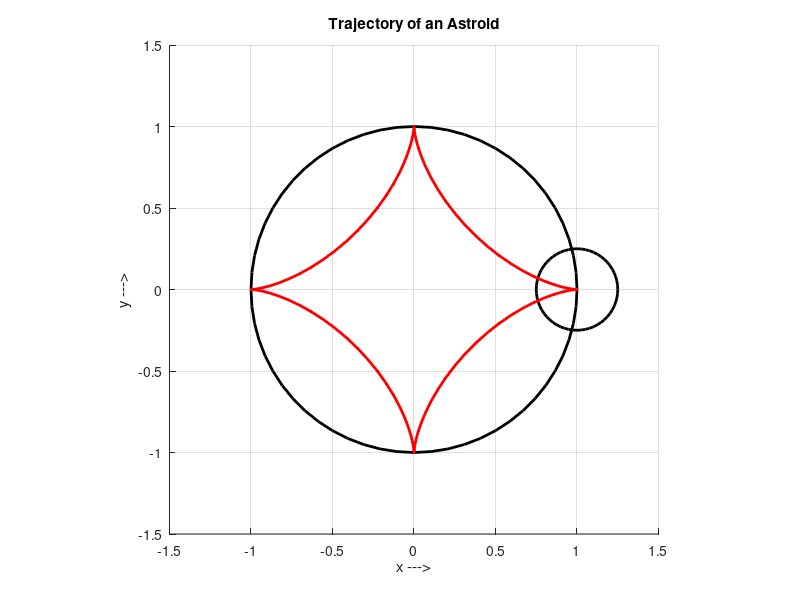

Here is the MATLAB script that generated this plot:
%Project Based Calculus II-MATH.182.600
%Group  : 2
%Author : Suva Parvin Srithe
%Topic  : Trajectory of an Astroid

% Remove every variable from the workspace 
clear all;

% Clear the command window
clc;

% Set up the figure
% figure function generates a fresh figure window with default property
% settings. The outcome is the current figure. This code creates a new
% figure using the figure function.
figure;

% Axis equal command ensures that the x- and y-axes have the same scale,
% maintaining the curve's shape.
axis equal;

% The grid on command adds a grid to the plot, making it easier to
% visualize the curve.
grid on;

% The hold on command is used to preserve existing plots on the figure when
% adding new plots.It allows multiple plots to be displayed on the same
% figure.
hold on;

% Set x-axis and y-axis limits
% Sets the x- and y-axis limits to [-1.5, 1.5] to accommodate the circle
% and astroid curve within the plot.
xlim([-1.5, 1.5]);
ylim([-1.5,1.5]);


% Circle parameters
% Center of the circle
center = [0 0]; 
% Radius of the fixed circle
circle_radius = 1; 


% Small circle parameters
% Radius of the small circle
small_circle_radius =0.25; 

% Astroid parameters
% Radius of the astroid curve
astroid_radius = 1; 

% Animation parameters
% Number of animation frames
num_frames = 100; 

% Compute astroid points
%This line creates a string of num_frames values that are evenly spaced and
% range from 0 to 2π (inclusive). It then assigns the string to the
% variable theta. A linearly spaced vector is produced using the linspace
% function. 
% linspace() function is used to generate a vector of evenly
% spaced values between two specified endpoints.
% Its general syntax -->linspace(start,stop,n(number of equally spaced 
% points to generate between 'start' and 'stop')). In this program linspace
% generates a vector of evenly spaced values from 0 to 2π (a full circle) 
% with 100 points.
theta = linspace(0, 2*pi, num_frames);


% This calculation scales the cosine values by the astroid_radius and cubes
% them to obtain the x-component of the astroid curve at various angles
% using the cosine function. The center(1) value, when added, makes sure
% that the x-coordinates are located relative to the desired center point.
x_astroid = center(1) + astroid_radius * (cos(theta).^3);


% This calculation scales the sine values by the astroid_radius and cubes
% them to obtain the y-component of the astroid curve at various angles
% using the sine function. The center(2) value, when added, makes sure that
% the y-coordinates are located relative to the desired center point.
y_astroid = center(2) + astroid_radius * (sin(theta).^3);


% Draw the circle 
%The rectangle() function is used to draw a circle.It takes the parameters: 
% 'Position': Indicates the location of the rectangle by giving its width 
% and height as well as the x and y coordinates of the top-left corner. 
%The circle is positioned by using the center coordinates and circle_radius
% in the form of [center(1)-circle_radius,center(2)-circle_radius,
% 2*circle_radius,2*circle_radius] The width and height of the rectangle 
% are both set to 2*circle_radius, and it is placed so that the center of 
% the rectangle and the center coordinates coincide.
% "Curvature," is set to [1 1] to make the rectangle resemble a circle.
% LineWidth property is used to control the width of lines in plots,figures,
% and graphical objects.It determines the thickness of the lines.
% 'LineWidth': Defines the circle's line width to be 2.
rectangle('Position', [center(1)-circle_radius, center(2)-circle_radius, ...
    2*circle_radius, 2*circle_radius], 'Curvature', [1 1], 'LineWidth', 2);


% Initialize small circle
% Once more using the rectangle() function, a small circle is made that will
% follow the astroid curve. The position is set by center and
% small_circle_radius, and its width and height are both set to
% 2*small_circle_radius. It has the same syntax as drawing a circle.
small_circle = rectangle('Position', [center(1)-small_circle_radius, ...
    center(2)-small_circle_radius, 2*small_circle_radius, ...
    2*small_circle_radius], 'Curvature', [1 1], 'LineWidth', 2);


% Initialize astroid curve points
% By taking the cosine of the angle, cubing the result, scaling it by the
% astroid radius, and then adding the x-coordinate of the center point,
% this line determines the x-coordinate of a point on the astroid curve.
x_curve = center(1) + astroid_radius * (cos(theta(1)).^3);

% By taking the sine of the angle, cubing the result, scaling it by the
% astroid radius, and then adding the y-coordinate of the center point,
% this line determines the y-coordinate of a point on the astroid curve.
y_curve = center(2) + astroid_radius * (sin(theta(1)).^3);


% Initialize curve plot
% the plot() function is used to plot the Astroid.
% Using the specified x and y coordinates, the color red, and a line width 
% of 2, this line of code plots the astroid curve.
curve_plot = plot(x_curve, y_curve, 'r', 'LineWidth', 2);

% Set title and labels
title('Trajectory of an Astroid');
xlabel('x --->');
ylabel('y --->');

% Set axis limits and prevent them from changing
axis manual;

% Animation loop
% A for loop is used when the number of iterations is known in advance.
% for loop syntax --> for variable = range  (code to be executed)  end;
% The animation frames are managed by the for loop, 
% which iterates from frame = 2 to num_frames.
for frame = 2:num_frames

    % Update astroid curve points
    %Based on a subset of angles from the first to the present frame, these
    %lines of code alter the x and y coordinates of the astroid curve
    %points. Applying the astroid curve's parametric equations, which
    %involve the cosine and sine of the angles, cubing the outcomes, and
    %scaling them by the astroid radius, produces the desired results. The
    %final x and y coordinates of the astroid curve points for the current
    %frame are obtained by adding the center coordinates.

    %Frame is frequently used in animation code to regulate how the frames
    %advance. Typically, it begins at the first frame and loops through all
    %subsequent frames, increasing by a constant amount each time. The
    %position, characteristics, or appearance of graphic elements are
    %updated using the value of frame, giving the appearance of motion or
    %dynamic changes over time.
    x_curve = center(1) + astroid_radius * (cos(theta(1:frame)).^3);
    y_curve = center(2) + astroid_radius * (sin(theta(1:frame)).^3);
    

    % Update small circle position
    %The small circle's x-coordinate is determined by the formula
    %small_circle_x = center(1) + x_astroid(frame) - small_circle_radius.
    %We calculate the correct x-coordinate for the position of the small
    %circle with respect to the astroid curve for the current frame by
    %adding the x-coordinate of the center point, the x-coordinate of the
    %corresponding astroid point, and deducting the small circle radius.
    small_circle_x = center(1) + x_astroid(frame) - small_circle_radius;

    %The small circle's Y-coordinate is determined by the formula
    %small_circle_Y = center(2) + Y_astroid(frame) - small_circle_radius.
    %We calculate the correct Y-coordinate for the position of the small
    %circle with respect to the astroid curve for the current frame by
    %adding the Y-coordinate of the center point,the Y-coordinate of the
    %corresponding astroid point, and deducting the small circle radius.
    small_circle_y = center(2) + y_astroid(frame) - small_circle_radius;

    %The position and size of the small circle object in the animation 
    % are updated by the code set(small_circle, 'Position', 
    % [small_circle_x,small_circle_y, 2*small_circle_radius, 
    % 2*small_circle_radius]).The new position and size of the small 
    % circle are set using the calculated x and y coordinates 
    % (small_circle_x and small_circle_y) as well as the
    %specified width and height (twice the small circle radius).
    %The set() function enables us to change several properties of an
    %object with just one function call. As many property-value pairs as
    %required may be entered, separated by commas.
    %set() function syntax ---> set(handle, 'PropertyName1',
    %PropertyValue1,
    % 'PropertyName2', PropertyValue2, ...);
    set(small_circle, 'Position', ([small_circle_x, small_circle_y, ...
        2*small_circle_radius, 2*small_circle_radius]));
    

    % Update curve plot
    %The function set(curve_plot, 'XData', x_curve, 'YData', y_curve)
    %modifies the data in the curve plot object, enabling the curve to
    % be dynamically redrawn with new x and y coordinates for each frame
    % of the animation.
    %'XData' and 'YData'are the properties of the curve plot object that 
    % we want to modify. In this case, we want to update the x and y
    % coordinates of the data points that define the curve.
    set(curve_plot, 'XData', x_curve, 'YData', y_curve);
    
    % Pause for animation
    % The pause() function introduces a 0.07-secondS pause before 
    % executing the next iteration of the loop,typically used to control 
    % the speed of an animation loop.
    pause(0.07);
end
